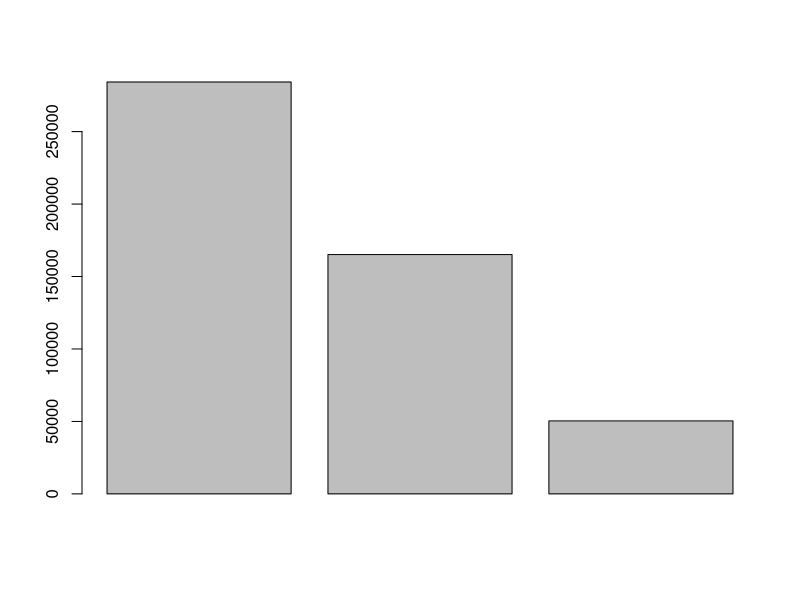
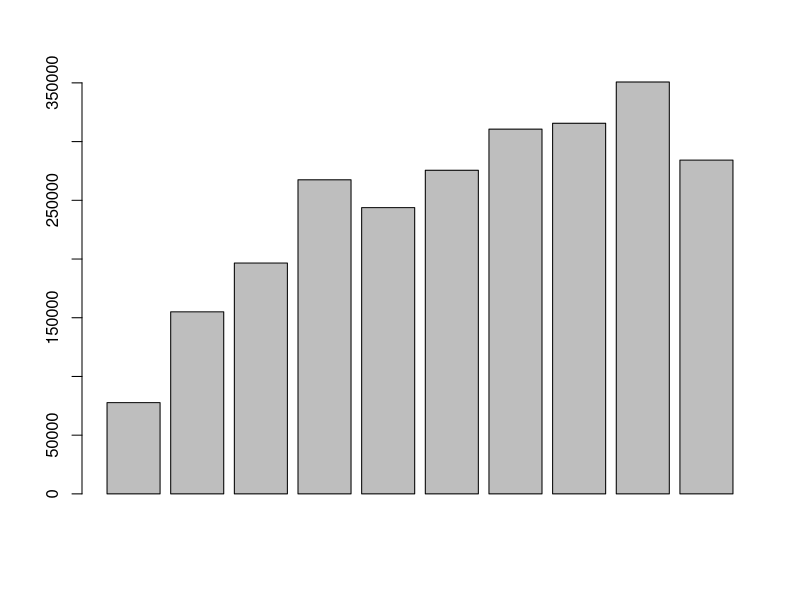
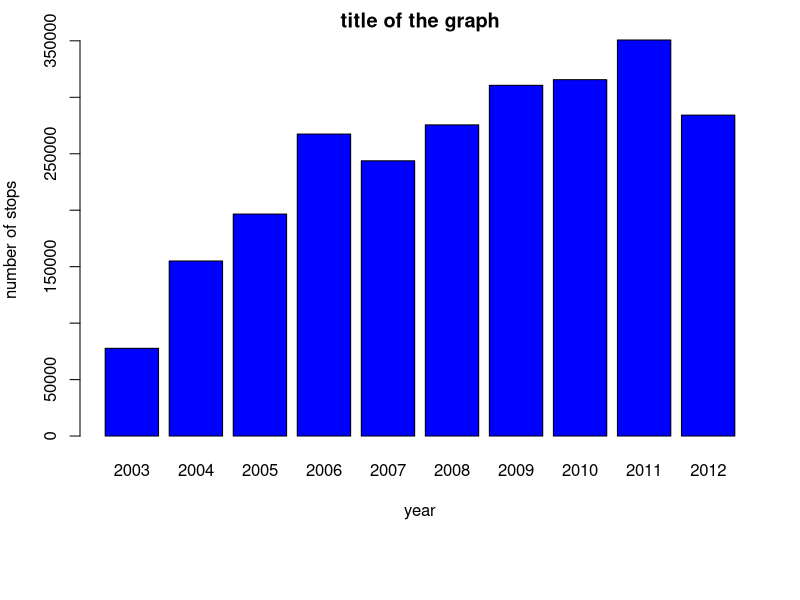

Source code (R) for these figures, in order:
## myRplot.R
##########################################################################
## Student name: your_first_name_here your_last_name_here
## COURSE NAME: Human Rights
## University of Michigan, Winter 2023, Fall 2022
##########################################################################

## hint01: you only need to know getwd(), read.csv(), and plot() or barplot() to complete the R plot assignment for class

## hint02: modify the code below for your own R graph


## this line verifies that I'm in the working directory
getwd()

## if you want to change the working directory, you can use this line 
## this line tells R where to find the files
##setwd("/Users/cjfariss/Documents/R1")

## read in data file from csv file
data <- read.csv("ny_stop_frisk.csv")

## print data to screen
data

## look at the third column of data
data$total

## make a barplot
barplot(data$total)

## read in data file from csv file
data <- read.csv("ny_stop_frisk_black.csv")

## print the data to screen
data

## make a barplot
barplot(data$total)


## use the code from the end of the easyRplots.R file to modify your dataset
par(mar=c(8,4,2,2))
barplot(data$total, 
        col="blue", 
        main="title of the graph", 
        ylab="number of stops", 
        xlab="year", 
        names.arg=data$year)


